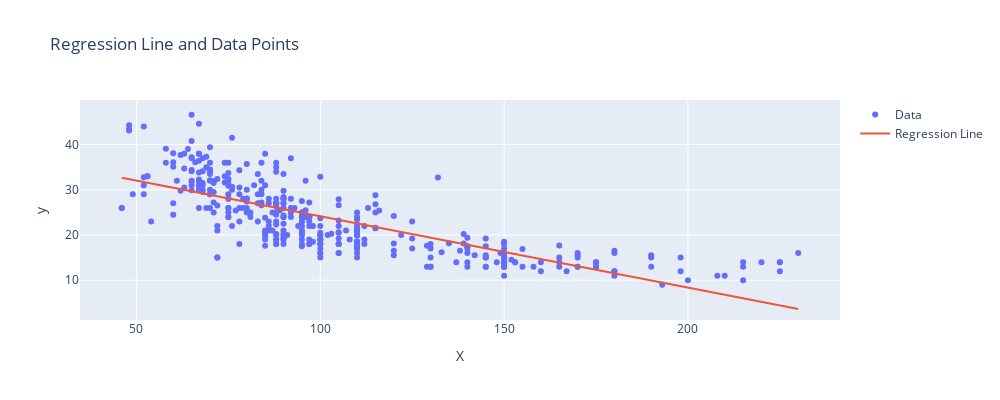

Notebook source saved alongside this figure:
### Code cell
predictions = result.predict(X)
data = pd.DataFrame({'X': X['horsepower'], 'y': y, 'predictions': predictions})

scatter = go.Scatter(x=data['X'], y=data['y'], mode='markers', name='Data')
line = go.Scatter(x=data['X'], y=data['predictions'], mode='lines', name='Regression Line')

fig = go.Figure(data=[scatter, line])
fig.update_layout(
    title='Regression Line and Data Points',
    xaxis_title='X',
    yaxis_title='y',
    width=1000,  
    height=400  
)
fig.show()

### Figure 1 — Plotly figure (JSON) as saved in the notebook; plotly's stock layout.template omitted (floating-point values rounded to 4 significant figures; data arrays with more than 128 entries replaced by an {"elided": "..."} marker saying what was removed)
{"data": [{"mode": "markers", "name": "Data", "type": "scatter", "x": {"elided": "392 int values"}, "y": {"elided": "392 float values"}}, {"mode": "lines", "name": "Regression Line", "type": "scatter", "x": {"elided": "392 int values"}, "y": {"elided": "392 float values"}}], "layout": {"height": 400, "title": {"text": "Regression Line and Data Points"}, "width": 1000, "xaxis": {"title": {"text": "X"}}, "yaxis": {"title": {"text": "y"}}}}
